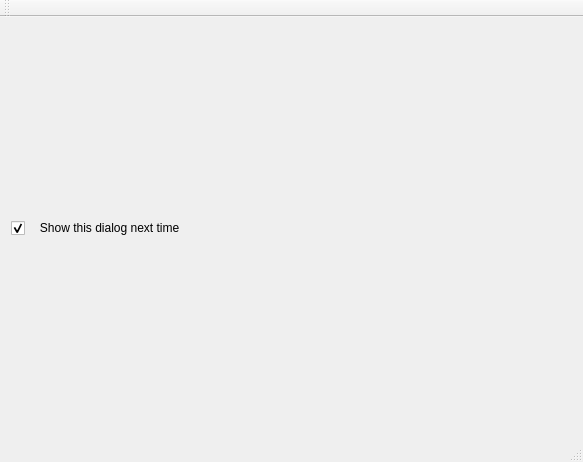
<?xml version="1.0" encoding="UTF-8"?>
<ui version="4.0">
 <class>TutorialWidget</class>
 <widget class="QMainWindow" name="TutorialWidget">
  <property name="geometry">
   <rect>
    <x>0</x>
    <y>0</y>
    <width>583</width>
    <height>462</height>
   </rect>
  </property>
  <property name="windowTitle">
   <string>Tutorial</string>
  </property>
  <widget class="QWidget" name="centralWidget">
   <layout class="QVBoxLayout" name="verticalLayout_2">
    <item>
     <layout class="QVBoxLayout" name="centralLayout"/>
    </item>
    <item>
     <widget class="QCheckBox" name="checkBox">
      <property name="text">
       <string>   Show this dialog next time</string>
      </property>
      <property name="checked">
       <bool>true</bool>
      </property>
     </widget>
    </item>
   </layout>
  </widget>
  <widget class="QToolBar" name="mainToolBar">
   <attribute name="toolBarArea">
    <enum>TopToolBarArea</enum>
   </attribute>
   <attribute name="toolBarBreak">
    <bool>false</bool>
   </attribute>
  </widget>
  <widget class="QStatusBar" name="statusBar"/>
 </widget>
 <layoutdefault spacing="6" margin="11"/>
 <resources/>
 <connections/>
</ui>
